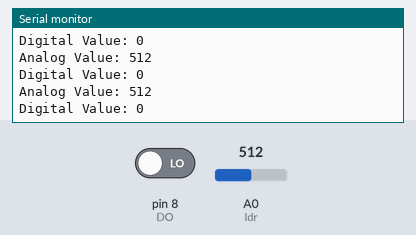
A sketch run on a simulated Arduino Uno, built with avr-gcc and run on an emulated ATmega328P. Parts: the last lines printed to the serial monitor. Inputs (shaded band) come from the test bench; at power-on: A0 (ldr) = 512, pin 8 (DO) LOW.

Above: at 1.2 s.
1.3 s: A0 (ldr) set to 716
At 1.33 s:
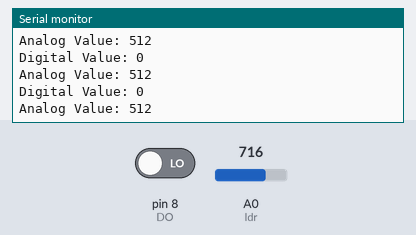
2.8 s: pin 8 (DO) driven HIGH
At 3.29 s:
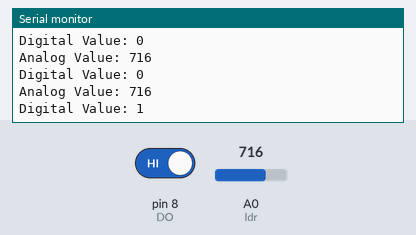
4.3 s: A0 (ldr) set to 900
At 4.34 s:
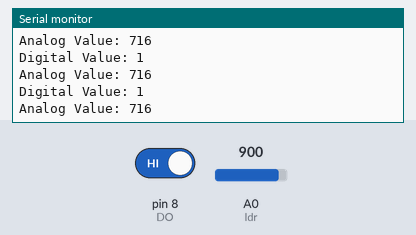
Timing chart, 0 to 7.3 s (numbered marks = the images above; inputs shaded):
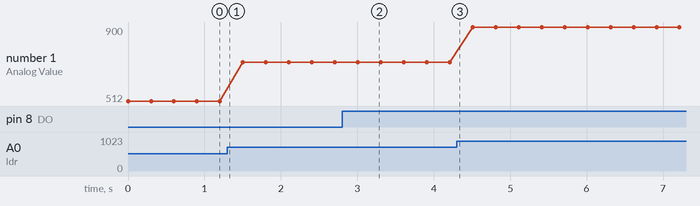

The sketch:

photo-sensor.ino
```cpp
int ldr = A0;
int DO = 8;
void setup() {
  // put your setup code here, to run once:
      pinMode(DO,INPUT);
      Serial.begin(9600);
}

void loop() {
  // put your main code here, to run repeatedly:

     int  analogValue = analogRead(ldr);
     int  digitalValue = digitalRead(DO);
     Serial.print("Analog Value: ");
     Serial.println (analogValue);
      delay(150);

     Serial.print("Digital Value: ");
     Serial.println (digitalValue);
     delay(150);
}
```

Measured:
- after the input at 2.8 s, the serial monitor: prints a new line after 0.36 s (image 2)
- plotted number 1: 512 → 716 after the input at 1.3 s, 716 → 900 after the input at 4.3 s
